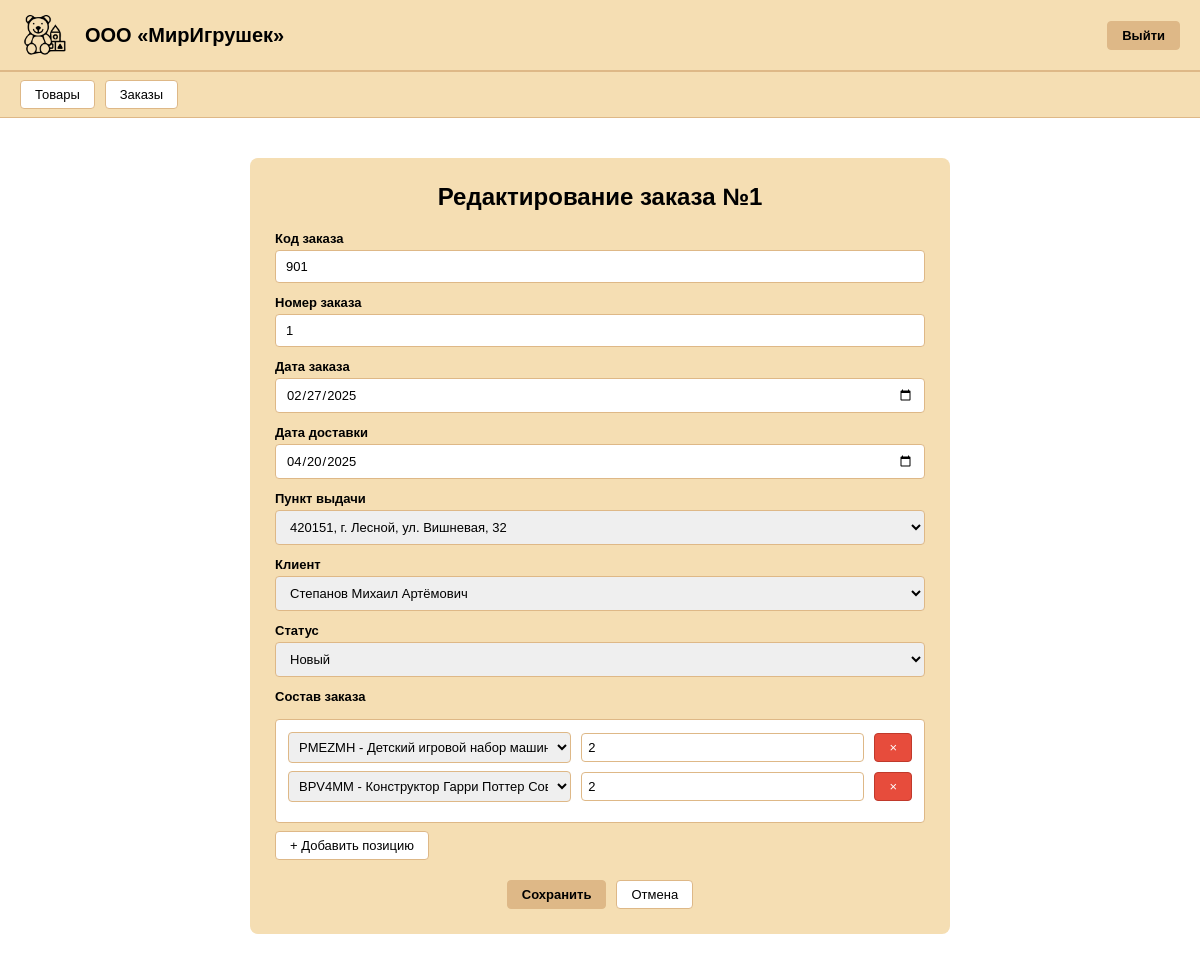
The page /orders/1/edit/ (signed in) on the database its author committed.
### main/models.py (models this page shows, shortened)
class Order(models.Model):
    STATUS_CHOICES = [
        ('новый', 'Новый'),
        ('выдан', 'Выдан'),
    ]
    code = models.CharField('Код заказа', max_length=50, unique=True)
    order_number = models.IntegerField('Номер заказа')
    order_date = models.DateField('Дата заказа')
    delivery_date = models.DateField('Дата доставки')
    pickup_point = models.ForeignKey(PickupPoint, on_delete=models.CASCADE, verbose_name='Пункт выдачи')
    client = models.ForeignKey(User, on_delete=models.CASCADE, verbose_name='Клиент')
    status = models.CharField('Статус', max_length=20, choices=STATUS_CHOICES, default='новый')
    class Meta:
        verbose_name = 'Заказ'
        verbose_name_plural = 'Заказы'

class PickupPoint(models.Model):
    address = models.CharField('Адрес', max_length=500, unique=True)
    class Meta:
        verbose_name = 'Пункт выдачи'
        verbose_name_plural = 'Пункты выдачи'

class User(AbstractUser):
    ROLE_CHOICES = [
        ('admin', 'Администратор'),
        ('manager', 'Менеджер'),
        ('client', 'Авторизированный клиент'),
    ]
    role = models.CharField('Роль', max_length=20, choices=ROLE_CHOICES, default='client')
    patronymic = models.CharField('Отчество', max_length=150, blank=True)
    class Meta:
        verbose_name = 'Пользователь'
        verbose_name_plural = 'Пользователи'

class OrderItem(models.Model):
    order = models.ForeignKey(Order, on_delete=models.CASCADE, related_name='items', verbose_name='Заказ')
    product = models.ForeignKey(Product, on_delete=models.CASCADE, verbose_name='Товар')
    quantity = models.PositiveIntegerField('Количество')
    class Meta:
        verbose_name = 'Позиция заказа'
        verbose_name_plural = 'Позиции заказа'

class Product(models.Model):
    article = models.CharField('Артикул', max_length=50, unique=True)
    name = models.CharField('Наименование товара', max_length=500)
    unit = models.ForeignKey(Unit, on_delete=models.CASCADE, verbose_name='Единица измерения')
    price = models.DecimalField('Цена', max_digits=10, decimal_places=2)
    supplier = models.ForeignKey(Supplier, on_delete=models.CASCADE, verbose_name='Поставщик')
    manufacturer = models.ForeignKey(Manufacturer, on_delete=models.CASCADE, verbose_name='Производитель')
    category = models.ForeignKey(Category, on_delete=models.CASCADE, verbose_name='Категория товара')
    discount = models.PositiveIntegerField('Действующая скидка, %', default=0)
    quantity = models.PositiveIntegerField('Кол-во на складе', default=0)
    description = models.TextField('Описание товара', blank=True)
    photo = models.ImageField('Фото', upload_to='products/', blank=True, null=True)
    class Meta:
        verbose_name = 'Товар'
        verbose_name_plural = 'Товары'

### main/views.py (the view, shortened to what this page needs)
# urls.py: path('orders/<int:pk>/edit/', views.order_edit, name='order_edit'),
@role_required('admin')
def order_edit(request, pk):
    order = get_object_or_404(Order, pk=pk)
    context = {
        'order': order,
        'clients': User.objects.filter(role='client'),
        'pickup_points': PickupPoint.objects.all(),
        'products': Product.objects.all(),
        'is_edit': True,
    }
    return render(request, 'order_form.html', context)

### templates/order_form.html (shortened to what this page needs)
{% extends "base.html" %}
{% block content %}
<div class="form-container">
    <h2>{% if is_edit %}Редактирование заказа №{{ order.order_number }}{% else %}Добавление нового заказа{% endif %}</h2>
    <form method="post">
        <div class="form-group">
            <label>Код заказа</label>
            <input type="text" name="code" value="{{ order.code|default:'' }}" required>
        </div>
        <div class="form-group">
            <label>Номер заказа</label>
            <input type="number" name="order_number" value="{{ order.order_number|default:'' }}" required>
        </div>
        <div class="form-group">
            <label>Дата заказа</label>
            <input type="date" name="order_date" value="{{ order.order_date|date:'Y-m-d'|default:'' }}" required>
        </div>
        <div class="form-group">
            <label>Дата доставки</label>
            <input type="date" name="delivery_date" value="{{ order.delivery_date|date:'Y-m-d'|default:'' }}" required>
        </div>
        <div class="form-group">
            <label>Пункт выдачи</label>
            <select name="pickup_point" required>
                {% for p in pickup_points %}
                    <option value="{{ p.pk }}" {% if order.pickup_point_id == p.pk %}selected{% endif %}>{{ p.address }}</option>
                {% endfor %}
            </select>
        </div>
        <div class="form-group">
            <label>Клиент</label>
            <select name="client" required>
                {% for c in clients %}
                    <option value="{{ c.pk }}" {% if order.client_id == c.pk %}selected{% endif %}>{{ c.last_name }} {{ c.first_name }} {{ c.patronymic }}</option>
                {% endfor %}
            </select>
        </div>
        <div class="form-group">
            <label>Статус</label>
            <select name="status" required>
                <option value="новый" {% if order.status == 'новый' %}selected{% endif %}>Новый</option>
            </select>
        </div>
        <div class="form-group">
            <label>Состав заказа</label>
            <div class="items-section" id="items-section">
                {% if is_edit and order.items.all %}
                    {% for item in order.items.all %}
                    <div class="item-row">
                        <select name="product_id[]">
                            {% for p in products %}
                                <option value="{{ p.pk }}" {% if item.product_id == p.pk %}selected{% endif %}>{{ p.article }} - {{ p.name|truncatechars:40 }}</option>
                            {% endfor %}
                        </select>
                        <input type="number" name="quantity[]" placeholder="Кол-во" min="1" value="{{ item.quantity }}">
                        <button type="button" class="btn btn-danger" onclick="this.parentElement.remove()">×</button>
                    </div>
                    {% endfor %}
                {% endif %}
            </div>
            <button type="button" class="btn" onclick="addItem()" style="margin-top:8px;">+ Добавить позицию</button>
        </div>
        <div class="form-actions">
            <button type="submit" class="btn btn-accent">Сохранить</button>
            <a href="{% url 'order_list' %}" class="btn">Отмена</a>
        </div>
    </form>
</div>
{% endblock %}

### static/css/style.css (style rules this page uses)
* { box-sizing: border-box; margin: 0; padding: 0; }
body { font-family: Arial, sans-serif; background: #FFFFFF; color: #000; min-height: 100vh; }
.btn { display: inline-block; padding: 6px 14px; border-radius: 4px; font-size: 13px; border: 1px solid #DEB887; background: #FFFFFF; color: #000; cursor: pointer; text-decoration: none; }
.btn-accent { background: #DEB887; font-weight: bold; }
.btn-danger { background: #e74c3c; color: #fff; border-color: #c0392b; }
.form-container { max-width: 700px; margin: 20px auto; background: #F5DEB3; padding: 25px; border-radius: 8px; }
.form-container h2 { margin-bottom: 20px; text-align: center; }
.form-group { margin-bottom: 12px; }
.form-group label { display: block; font-weight: bold; margin-bottom: 4px; font-size: 13px; }
.form-group input, .form-group select, .form-group textarea { width: 100%; padding: 8px 10px; border: 1px solid #DEB887; border-radius: 4px; font-family: Arial; font-size: 13px; }
.form-actions { display: flex; gap: 10px; justify-content: center; margin-top: 20px; }
.items-section { border: 1px solid #DEB887; padding: 12px; margin-top: 15px; border-radius: 4px; background: #fff; }
.item-row { display: flex; gap: 10px; margin-bottom: 8px; align-items: center; }
.item-row select, .item-row input { padding: 6px; border: 1px solid #DEB887; border-radius: 4px; }

### rows shown on the page
Order: order_number "1", code "901", order_date "02/27/2025", delivery_date "04/20/2025", pickup_point "420151, г. Лесной, ул. Вишневая, 32", client "Степанов Михаил Артёмович"
OrderItem: product.article "PMEZMH - Детский игровой набор машинок Щенячий п…", quantity "2"
OrderItem: product.article "BPV4MM - Конструктор Гарри Поттер Сова Букля 630…", quantity "2"
